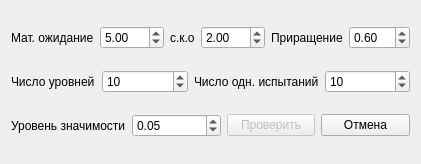
<?xml version="1.0" encoding="UTF-8"?>
<ui version="4.0">
 <class>Dialog</class>
 <widget class="QDialog" name="Dialog">
  <property name="geometry">
   <rect>
    <x>0</x>
    <y>0</y>
    <width>414</width>
    <height>164</height>
   </rect>
  </property>
  <property name="windowTitle">
   <string>Dialog</string>
  </property>
  <property name="autoFillBackground">
   <bool>false</bool>
  </property>
  <layout class="QHBoxLayout" name="horizontalLayout">
   <property name="sizeConstraint">
    <enum>QLayout::SetDefaultConstraint</enum>
   </property>
   <item>
    <layout class="QVBoxLayout" name="verticalLayout">
     <property name="spacing">
      <number>6</number>
     </property>
     <property name="sizeConstraint">
      <enum>QLayout::SetDefaultConstraint</enum>
     </property>
     <property name="leftMargin">
      <number>0</number>
     </property>
     <item>
      <layout class="QHBoxLayout" name="horizontalLayout_5">
       <item>
        <widget class="QLabel" name="label_3">
         <property name="text">
          <string>Мат. ожидание</string>
         </property>
        </widget>
       </item>
       <item>
        <widget class="QDoubleSpinBox" name="expected_sb">
         <property name="maximum">
          <double>999.000000000000000</double>
         </property>
         <property name="value">
          <double>5.000000000000000</double>
         </property>
        </widget>
       </item>
       <item>
        <widget class="QLabel" name="label_2">
         <property name="text">
          <string>с.к.о</string>
         </property>
        </widget>
       </item>
       <item>
        <widget class="QDoubleSpinBox" name="deviation_sb">
         <property name="maximum">
          <double>999.000000000000000</double>
         </property>
         <property name="value">
          <double>2.000000000000000</double>
         </property>
        </widget>
       </item>
       <item>
        <widget class="QLabel" name="label">
         <property name="text">
          <string>Приращение</string>
         </property>
        </widget>
       </item>
       <item>
        <widget class="QDoubleSpinBox" name="inc">
         <property name="minimum">
          <double>-99.000000000000000</double>
         </property>
         <property name="value">
          <double>0.600000000000000</double>
         </property>
        </widget>
       </item>
      </layout>
     </item>
     <item>
      <layout class="QHBoxLayout" name="horizontalLayout_3">
       <item>
        <widget class="QLabel" name="label_6">
         <property name="text">
          <string>Число уровней</string>
         </property>
        </widget>
       </item>
       <item>
        <widget class="QSpinBox" name="count_level">
         <property name="maximum">
          <number>100000</number>
         </property>
         <property name="value">
          <number>10</number>
         </property>
        </widget>
       </item>
       <item>
        <widget class="QLabel" name="label_4">
         <property name="text">
          <string>Число одн. испытаний</string>
         </property>
        </widget>
       </item>
       <item>
        <widget class="QSpinBox" name="size_n">
         <property name="maximum">
          <number>100000</number>
         </property>
         <property name="value">
          <number>10</number>
         </property>
        </widget>
       </item>
      </layout>
     </item>
     <item>
      <layout class="QHBoxLayout" name="horizontalLayout_4">
       <item>
        <widget class="QLabel" name="label_7">
         <property name="text">
          <string>Уровень значимости</string>
         </property>
        </widget>
       </item>
       <item>
        <widget class="QDoubleSpinBox" name="level_sb">
         <property name="minimum">
          <double>0.000000000000000</double>
         </property>
         <property name="maximum">
          <double>1.000000000000000</double>
         </property>
         <property name="value">
          <double>0.050000000000000</double>
         </property>
        </widget>
       </item>
       <item>
        <widget class="QPushButton" name="pushButton">
         <property name="enabled">
          <bool>false</bool>
         </property>
         <property name="text">
          <string>Проверить</string>
         </property>
        </widget>
       </item>
       <item>
        <widget class="QPushButton" name="cancelButton">
         <property name="text">
          <string>Отмена</string>
         </property>
        </widget>
       </item>
      </layout>
     </item>
    </layout>
   </item>
  </layout>
 </widget>
 <layoutdefault spacing="6" margin="11"/>
 <resources/>
 <connections/>
</ui>
